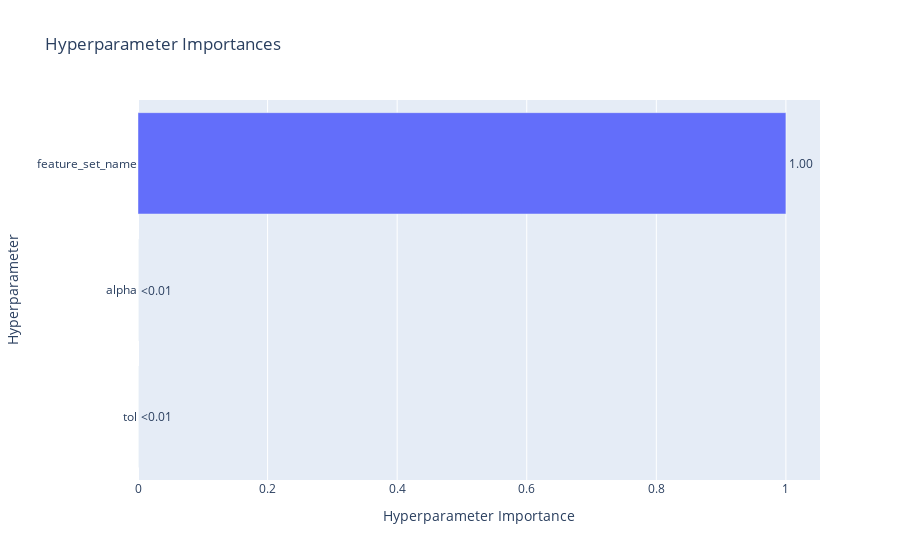

The notebook cell this image was saved under:
### Code cell
optuna.visualization.plot_param_importances(fs_study)

### Figure 1 — Plotly figure (JSON) as saved in the notebook; plotly's stock layout.template omitted (floating-point values rounded to 4 significant figures)
{"data": [{"cliponaxis": false, "hovertemplate": ["tol (FloatDistribution): 2.321704674542539e-07<extra></extra>", "alpha (FloatDistribution): 5.684605098697248e-06<extra></extra>", "feature_set_name (CategoricalDistribution): 0.9999940832244338<extra></extra>"], "name": "Objective Value", "orientation": "h", "text": ["<0.01", "<0.01", "1.00"], "textposition": "outside", "type": "bar", "x": [2.322e-07, 5.685e-06, 1.0], "y": ["tol", "alpha", "feature_set_name"]}], "layout": {"title": {"text": "Hyperparameter Importances"}, "xaxis": {"title": {"text": "Hyperparameter Importance"}}, "yaxis": {"title": {"text": "Hyperparameter"}}}}
